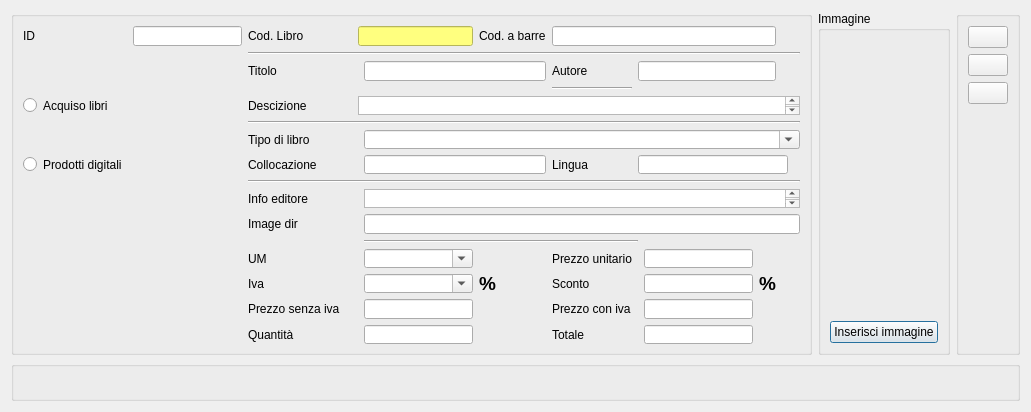
<?xml version="1.0" encoding="UTF-8"?>
<ui version="4.0">
 <class>fatt_acq_art</class>
 <widget class="QDialog" name="fatt_acq_art">
  <property name="geometry">
   <rect>
    <x>0</x>
    <y>0</y>
    <width>1031</width>
    <height>412</height>
   </rect>
  </property>
  <property name="windowTitle">
   <string>Inserisci fattura riga</string>
  </property>
  <property name="windowIcon">
   <iconset>
    <normaloff>:/images/logo.png</normaloff>:/images/logo.png</iconset>
  </property>
  <layout class="QGridLayout" name="gridLayout_3">
   <item row="0" column="1">
    <widget class="QGroupBox" name="groupBox_3">
     <property name="title">
      <string>Immagine</string>
     </property>
     <layout class="QGridLayout" name="gridLayout_4">
      <item row="0" column="0">
       <widget class="QLabel" name="dir_image">
        <property name="text">
         <string/>
        </property>
       </widget>
      </item>
      <item row="1" column="0">
       <widget class="QPushButton" name="ins_image">
        <property name="text">
         <string>Inserisci immagine</string>
        </property>
       </widget>
      </item>
     </layout>
    </widget>
   </item>
   <item row="0" column="0">
    <widget class="QGroupBox" name="groupBox">
     <property name="sizePolicy">
      <sizepolicy hsizetype="Preferred" vsizetype="Fixed">
       <horstretch>0</horstretch>
       <verstretch>0</verstretch>
      </sizepolicy>
     </property>
     <property name="minimumSize">
      <size>
       <width>442</width>
       <height>250</height>
      </size>
     </property>
     <property name="styleSheet">
      <string notr="true"/>
     </property>
     <layout class="QGridLayout" name="gridLayout_2">
      <item row="0" column="5" colspan="2">
       <widget class="QLineEdit" name="cod_art">
        <property name="sizePolicy">
         <sizepolicy hsizetype="Expanding" vsizetype="Minimum">
          <horstretch>0</horstretch>
          <verstretch>0</verstretch>
         </sizepolicy>
        </property>
        <property name="styleSheet">
         <string notr="true">background-color:rgb(255, 255, 127)</string>
        </property>
       </widget>
      </item>
      <item row="17" column="6">
       <widget class="QComboBox" name="comboBox">
        <property name="editable">
         <bool>true</bool>
        </property>
       </widget>
      </item>
      <item row="19" column="10">
       <widget class="QLineEdit" name="totale">
        <property name="sizePolicy">
         <sizepolicy hsizetype="Expanding" vsizetype="Minimum">
          <horstretch>0</horstretch>
          <verstretch>0</verstretch>
         </sizepolicy>
        </property>
       </widget>
      </item>
      <item row="8" column="2" colspan="14">
       <widget class="Line" name="line_5">
        <property name="orientation">
         <enum>Qt::Horizontal</enum>
        </property>
       </widget>
      </item>
      <item row="19" column="6">
       <widget class="QLineEdit" name="quant">
        <property name="sizePolicy">
         <sizepolicy hsizetype="Expanding" vsizetype="Minimum">
          <horstretch>0</horstretch>
          <verstretch>0</verstretch>
         </sizepolicy>
        </property>
       </widget>
      </item>
      <item row="18" column="8">
       <widget class="QLabel" name="label_8">
        <property name="text">
         <string>Prezzo con iva</string>
        </property>
       </widget>
      </item>
      <item row="19" column="2">
       <widget class="QLabel" name="label_7">
        <property name="text">
         <string>Quantità</string>
        </property>
       </widget>
      </item>
      <item row="18" column="2">
       <widget class="QLabel" name="label_5">
        <property name="text">
         <string>Prezzo senza iva</string>
        </property>
       </widget>
      </item>
      <item row="10" column="9" colspan="5">
       <widget class="QLineEdit" name="lingua"/>
      </item>
      <item row="17" column="8">
       <widget class="QLabel" name="label_10">
        <property name="text">
         <string>Sconto</string>
        </property>
       </widget>
      </item>
      <item row="10" column="6" colspan="2">
       <widget class="QLineEdit" name="scaffale"/>
      </item>
      <item row="2" column="2" colspan="14">
       <widget class="Line" name="line_3">
        <property name="orientation">
         <enum>Qt::Horizontal</enum>
        </property>
       </widget>
      </item>
      <item row="0" column="0">
       <widget class="QLabel" name="id_fatt_lab">
        <property name="text">
         <string>ID</string>
        </property>
       </widget>
      </item>
      <item row="0" column="2" colspan="2">
       <widget class="QLabel" name="label_13">
        <property name="font">
         <font>
          <underline>false</underline>
         </font>
        </property>
        <property name="cursor">
         <cursorShape>ArrowCursor</cursorShape>
        </property>
        <property name="text">
         <string>Cod. Libro</string>
        </property>
       </widget>
      </item>
      <item row="17" column="2">
       <widget class="QLabel" name="label_4">
        <property name="text">
         <string>Iva</string>
        </property>
       </widget>
      </item>
      <item row="13" column="6" colspan="10">
       <widget class="QTextEdit" name="textEdit">
        <property name="sizePolicy">
         <sizepolicy hsizetype="Expanding" vsizetype="Preferred">
          <horstretch>0</horstretch>
          <verstretch>0</verstretch>
         </sizepolicy>
        </property>
       </widget>
      </item>
      <item row="5" column="2" colspan="2">
       <widget class="QLabel" name="label_15">
        <property name="text">
         <string>Descizione</string>
        </property>
       </widget>
      </item>
      <item row="13" column="2" colspan="4">
       <widget class="QLabel" name="label_16">
        <property name="text">
         <string>Info editore</string>
        </property>
       </widget>
      </item>
      <item row="10" column="2" colspan="2">
       <widget class="QLabel" name="label_17">
        <property name="text">
         <string>Collocazione</string>
        </property>
       </widget>
      </item>
      <item row="9" column="2" colspan="3">
       <widget class="QLabel" name="label_18">
        <property name="text">
         <string>Tipo di libro</string>
        </property>
       </widget>
      </item>
      <item row="9" column="6" colspan="10">
       <widget class="QComboBox" name="comboBox_2">
        <property name="editable">
         <bool>true</bool>
        </property>
       </widget>
      </item>
      <item row="11" column="2" colspan="14">
       <widget class="Line" name="line_6">
        <property name="sizePolicy">
         <sizepolicy hsizetype="Preferred" vsizetype="Fixed">
          <horstretch>0</horstretch>
          <verstretch>0</verstretch>
         </sizepolicy>
        </property>
        <property name="orientation">
         <enum>Qt::Horizontal</enum>
        </property>
       </widget>
      </item>
      <item row="5" column="5" colspan="11">
       <widget class="QTextEdit" name="descrizione">
        <property name="sizePolicy">
         <sizepolicy hsizetype="Expanding" vsizetype="Expanding">
          <horstretch>0</horstretch>
          <verstretch>10</verstretch>
         </sizepolicy>
        </property>
       </widget>
      </item>
      <item row="14" column="2" colspan="2">
       <widget class="QLabel" name="label_20">
        <property name="text">
         <string>Image dir</string>
        </property>
       </widget>
      </item>
      <item row="14" column="6" colspan="10">
       <widget class="QLineEdit" name="image_dir"/>
      </item>
      <item row="0" column="7">
       <widget class="QLabel" name="barre">
        <property name="text">
         <string>Cod. a barre</string>
        </property>
       </widget>
      </item>
      <item row="19" column="8">
       <widget class="QLabel" name="label_6">
        <property name="text">
         <string>Totale</string>
        </property>
       </widget>
      </item>
      <item row="17" column="7">
       <widget class="QLabel" name="label_9">
        <property name="font">
         <font>
          <family>Helvetica</family>
          <pointsize>14</pointsize>
          <weight>75</weight>
          <bold>true</bold>
         </font>
        </property>
        <property name="text">
         <string>%</string>
        </property>
       </widget>
      </item>
      <item row="0" column="1">
       <widget class="QLineEdit" name="id_fatt"/>
      </item>
      <item row="17" column="11">
       <widget class="QLabel" name="label_11">
        <property name="font">
         <font>
          <family>Helvetica</family>
          <pointsize>14</pointsize>
          <weight>75</weight>
          <bold>true</bold>
         </font>
        </property>
        <property name="text">
         <string>%</string>
        </property>
       </widget>
      </item>
      <item row="18" column="6">
       <widget class="QLineEdit" name="p_s_iva">
        <property name="sizePolicy">
         <sizepolicy hsizetype="Expanding" vsizetype="Minimum">
          <horstretch>0</horstretch>
          <verstretch>0</verstretch>
         </sizepolicy>
        </property>
       </widget>
      </item>
      <item row="16" column="2">
       <widget class="QLabel" name="label_14">
        <property name="text">
         <string>UM</string>
        </property>
       </widget>
      </item>
      <item row="18" column="10">
       <widget class="QLineEdit" name="p_c_iva">
        <property name="sizePolicy">
         <sizepolicy hsizetype="Expanding" vsizetype="Minimum">
          <horstretch>0</horstretch>
          <verstretch>0</verstretch>
         </sizepolicy>
        </property>
       </widget>
      </item>
      <item row="17" column="10">
       <widget class="QLineEdit" name="sconto">
        <property name="sizePolicy">
         <sizepolicy hsizetype="Expanding" vsizetype="Minimum">
          <horstretch>0</horstretch>
          <verstretch>0</verstretch>
         </sizepolicy>
        </property>
       </widget>
      </item>
      <item row="15" column="6" colspan="4">
       <widget class="Line" name="line_2">
        <property name="orientation">
         <enum>Qt::Horizontal</enum>
        </property>
       </widget>
      </item>
      <item row="16" column="6">
       <widget class="QComboBox" name="um">
        <property name="editable">
         <bool>true</bool>
        </property>
       </widget>
      </item>
      <item row="10" column="8">
       <widget class="QLabel" name="label_21">
        <property name="text">
         <string>Lingua</string>
        </property>
       </widget>
      </item>
      <item row="4" column="8">
       <widget class="Line" name="line_4">
        <property name="orientation">
         <enum>Qt::Horizontal</enum>
        </property>
       </widget>
      </item>
      <item row="3" column="2">
       <widget class="QLabel" name="label_12">
        <property name="text">
         <string>Titolo</string>
        </property>
       </widget>
      </item>
      <item row="3" column="8">
       <widget class="QLabel" name="label_19">
        <property name="text">
         <string>Autore</string>
        </property>
       </widget>
      </item>
      <item row="0" column="8" colspan="4">
       <widget class="QLineEdit" name="cod_barre">
        <property name="text">
         <string/>
        </property>
       </widget>
      </item>
      <item row="3" column="6" colspan="2">
       <widget class="QLineEdit" name="art_nom">
        <property name="sizePolicy">
         <sizepolicy hsizetype="Expanding" vsizetype="Minimum">
          <horstretch>0</horstretch>
          <verstretch>0</verstretch>
         </sizepolicy>
        </property>
       </widget>
      </item>
      <item row="3" column="9" colspan="3">
       <widget class="QLineEdit" name="autore"/>
      </item>
      <item row="5" column="0">
       <widget class="QRadioButton" name="f_libri">
        <property name="text">
         <string>Acquiso libri</string>
        </property>
       </widget>
      </item>
      <item row="10" column="0">
       <widget class="QRadioButton" name="f_prod_dig">
        <property name="text">
         <string>Prodotti digitali</string>
        </property>
       </widget>
      </item>
      <item row="16" column="8">
       <widget class="QLabel" name="label">
        <property name="text">
         <string>Prezzo unitario</string>
        </property>
       </widget>
      </item>
      <item row="16" column="10">
       <widget class="QLineEdit" name="pr_unit"/>
      </item>
     </layout>
    </widget>
   </item>
   <item row="0" column="2">
    <widget class="QGroupBox" name="groupBox_2">
     <property name="title">
      <string/>
     </property>
     <layout class="QGridLayout" name="gridLayout">
      <item row="2" column="0">
       <widget class="QPushButton" name="aggiorna">
        <property name="text">
         <string/>
        </property>
        <property name="icon">
         <iconset resource="../biblio.qrc">
          <normaloff>:/images/view-refresh.png</normaloff>:/images/view-refresh.png</iconset>
        </property>
       </widget>
      </item>
      <item row="3" column="0">
       <widget class="QPushButton" name="exit_art">
        <property name="toolTip">
         <string>Esci</string>
        </property>
        <property name="text">
         <string/>
        </property>
        <property name="icon">
         <iconset resource="../biblio.qrc">
          <normaloff>:/images/dialog-close.png</normaloff>:/images/dialog-close.png</iconset>
        </property>
       </widget>
      </item>
      <item row="1" column="0">
       <widget class="QPushButton" name="agg_art">
        <property name="toolTip">
         <string>Salva</string>
        </property>
        <property name="text">
         <string/>
        </property>
        <property name="icon">
         <iconset resource="../biblio.qrc">
          <normaloff>:/images/document-save.png</normaloff>:/images/document-save.png</iconset>
        </property>
       </widget>
      </item>
      <item row="4" column="0">
       <spacer name="verticalSpacer">
        <property name="orientation">
         <enum>Qt::Vertical</enum>
        </property>
        <property name="sizeHint" stdset="0">
         <size>
          <width>20</width>
          <height>40</height>
         </size>
        </property>
       </spacer>
      </item>
     </layout>
    </widget>
   </item>
   <item row="1" column="0" colspan="3">
    <widget class="QGroupBox" name="groupBox_4">
     <property name="minimumSize">
      <size>
       <width>0</width>
       <height>40</height>
      </size>
     </property>
     <property name="maximumSize">
      <size>
       <width>16777215</width>
       <height>40</height>
      </size>
     </property>
     <property name="sizeIncrement">
      <size>
       <width>0</width>
       <height>40</height>
      </size>
     </property>
     <property name="baseSize">
      <size>
       <width>0</width>
       <height>40</height>
      </size>
     </property>
     <property name="title">
      <string/>
     </property>
     <layout class="QGridLayout" name="gridLayout_6">
      <item row="0" column="0">
       <layout class="QGridLayout" name="gridLayout_5">
        <item row="0" column="0">
         <widget class="QLabel" name="testo_show">
          <property name="text">
           <string/>
          </property>
         </widget>
        </item>
       </layout>
      </item>
     </layout>
    </widget>
   </item>
  </layout>
 </widget>
 <tabstops>
  <tabstop>cod_art</tabstop>
  <tabstop>cod_barre</tabstop>
  <tabstop>art_nom</tabstop>
  <tabstop>autore</tabstop>
  <tabstop>descrizione</tabstop>
  <tabstop>comboBox_2</tabstop>
  <tabstop>scaffale</tabstop>
  <tabstop>lingua</tabstop>
  <tabstop>textEdit</tabstop>
  <tabstop>image_dir</tabstop>
  <tabstop>um</tabstop>
  <tabstop>pr_unit</tabstop>
  <tabstop>comboBox</tabstop>
  <tabstop>sconto</tabstop>
  <tabstop>p_s_iva</tabstop>
  <tabstop>p_c_iva</tabstop>
  <tabstop>quant</tabstop>
  <tabstop>totale</tabstop>
  <tabstop>ins_image</tabstop>
  <tabstop>id_fatt</tabstop>
  <tabstop>f_libri</tabstop>
  <tabstop>f_prod_dig</tabstop>
  <tabstop>aggiorna</tabstop>
  <tabstop>exit_art</tabstop>
  <tabstop>agg_art</tabstop>
 </tabstops>
 <resources>
  <include location="../biblio.qrc"/>
 </resources>
 <connections/>
</ui>
